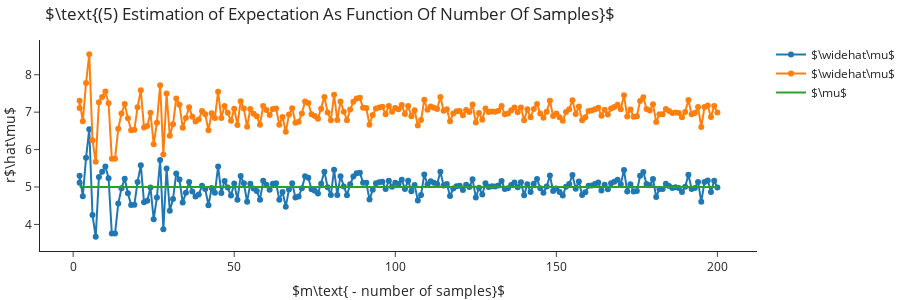

Notebook code for this chart:
### Markdown cell above
### Estimating Expectation of Distribution

### Code cell
estimated_mean = []
estimated_mean2 = []
for m in ms:
    X = np.random.normal(mu, sigma, size=m)
    estimated_mean.append(np.mean(X)) 
    estimated_mean2.append(np.mean(X) + 2) 

    
go.Figure([go.Scatter(x=ms, y=estimated_mean, mode='markers+lines', name=r'$\widehat\mu$'),
           go.Scatter(x=ms, y=estimated_mean2, mode='markers+lines', name=r'$\widehat\mu$'),
           go.Scatter(x=ms, y=[mu]*len(ms), mode='lines', name=r'$\mu$')],
           
          layout=go.Layout(title=r"$\text{(5) Estimation of Expectation As Function Of Number Of Samples}$", 
                  xaxis_title="$m\\text{ - number of samples}$", 
                  yaxis_title="r$\hat\mu$",
                  height=300)).show()

### Figure 1 — Plotly figure (JSON) as saved in the notebook; plotly's stock layout.template omitted (floating-point values rounded to 4 significant figures; data arrays with more than 128 entries replaced by an {"elided": "..."} marker saying what was removed)
{"data": [{"mode": "markers+lines", "name": "$\\widehat\\mu$", "x": {"elided": "200 int values"}, "y": {"elided": "200 float values"}, "type": "scatter"}, {"mode": "markers+lines", "name": "$\\widehat\\mu$", "x": {"elided": "200 int values"}, "y": {"elided": "200 float values"}, "type": "scatter"}, {"mode": "lines", "name": "$\\mu$", "x": {"elided": "200 int values"}, "y": {"elided": "200 int values"}, "type": "scatter"}], "layout": {"height": 300, "title": {"text": "$\\text{(5) Estimation of Expectation As Function Of Number Of Samples}$"}, "xaxis": {"title": {"text": "$m\\text{ - number of samples}$"}}, "yaxis": {"title": {"text": "r$\\hat\\mu$"}}}}
